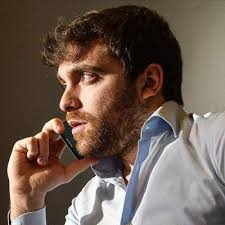
#> input picture fabrizio.jpg, 225 x 225 px
$ python gray_scale.py
#> lines starting #> are read from the running program, lines starting #| are printed output that depends on the picture
import cv2
import os


#Reading the image in gray scale mode
img=cv2.imread('fabrizio.jpg',0)
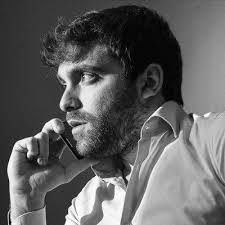
#> img: shape (225, 225); min 0, max 255, mean 95

window_name="Fabrizio"

cv2.imshow(window_name,img)

cv2.waitKey(0)

cv2.destroyAllWindows()
